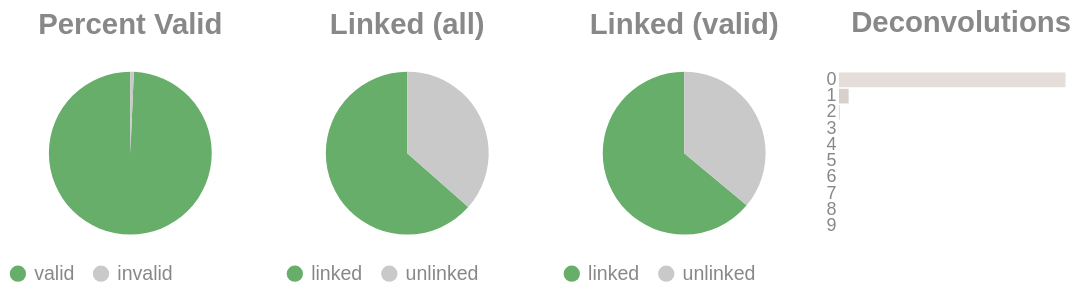

Notebook source saved alongside this figure:
### Code cell
if SKIPLR:
    pass
else:
    clash = Counter()
    for i in valids['molecule'].to_list():
        _mol = i.split("-")
        if len(_mol) == 1:
            clash.update('0')
        else:
            clash.update(_mol[-1])

    _d = {"deconvolutions": [], 'count': []}
    for k,v in clash.items():
        _d['deconvolutions'].append(k)
        _d['count'].append(v)

    tot_valid = valids['reads'].sum()
    mask = valids['reads'] >= 2
    n_linked_reads = valids.filter(mask)['reads'].sum()
    if n_linked_reads == 0:
        print_html("No linked molecules (>=2 reads) were detected; skipping linked-only distributions.")
        SKIPLR = True
    else:
        perc_valid = round(tot_valid / n_reads, 4)
        linked_perc_abs = round(n_linked_reads / n_reads, 4)
        linked_perc = round(n_linked_reads / tot_valid, 4)

    _valid = pl.DataFrame({"valids": ['valid', 'invalid'], "count": [tot_valid, n_reads - tot_valid]})
    _linked_abs = pl.DataFrame({"linked (absolute)": ['linked', 'unlinked'], "count": [n_linked_reads, n_reads - n_linked_reads]})
    _linked_rel = pl.DataFrame({"linked (valids)": ['linked', 'unlinked'], "count": [n_linked_reads, tot_valid - n_linked_reads]})

    (
        alt.hconcat(
            piechart(_valid, goodval = 'valid', title = "Percent Valid"),
            piechart(_linked_abs, goodval = "linked", title =  "Linked (all)"),
            piechart(_linked_rel, goodval = "linked", title =  "Linked (valid)"),
            convolutionbar(pl.DataFrame(_d), title = "Deconvolutions"),
            center = True,
            bounds = 'flush'
        )
        .resolve_scale(color='independent')
        .resolve_legend('independent')
        .properties(usermeta={'embedOptions': {"actions": False}})
    ).display()

### Figure 1 — Vega-Lite specification as saved in the notebook (floating-point values rounded to 4 significant figures)
{"width": "container", "height": 400, "config": {"title": {"anchor": "start", "dy": -15, "fontSize": 18, "color": "#888888", "subtitleColor": "#888888", "subtitleFontSize": 14}, "arc": {"fill": "#0072B2"}, "axis": {"domainColor": "#888888", "domainWidth": 0.5, "gridWidth": 0.2, "grid": false, "titleFontWeight": 400, "titleFontSize": 15, "labelFontSize": 11, "labelColor": "#888888", "tickColor": "#888888", "tickWidth": 0.2, "titleColor": "#888888"}, "axisBand": {"grid": false}, "axisX": {"grid": true, "tickSize": 10, "domainCap": "round"}, "axisY": {"domain": false, "grid": true, "tickSize": 0, "domainCap": "round"}, "background": "transparent", "header": {"labelFontSize": 15, "labelColor": "#888888", "titleFontSize": 15, "titleFontWeight": 600, "titleColor": "#888888"}, "legend": {"labelFont": "sans-serif", "labelFontSize": 12, "labelColor": "#888888", "symbolSize": 100, "symbolType": "circle", "titleFontSize": 12, "titlePadding": 10, "titleColor": "#888888", "title": null}, "range": {"category": ["#E69F00", "#56B4E9", "#009E73", "#F0E442", "#0072B2", "#D55E00", "#CC79A7", "#000000"], "diverging": ["#cfe8f3", "#a2d4ec", "#73bfe2", "#46abdb", "#1696d2", "#12719e"]}, "area": {"fill": "#0072B2", "fillOpacity": 0.7, "line": true, "strokeOpacity": 0.7}, "line": {"color": "#0072B2", "stroke": "#0072B2", "strokeWidth": 2}, "trail": {"color": "#0072B2", "stroke": "#0072B2", "strokeWidth": 0, "size": 1}, "point": {"filled": true, "fillOpacity": 1.0, "size": 95}, "text": {"color": "#888888", "fontSize": 11, "align": "right", "fontWeight": 400, "size": 11}, "bar": {"fill": "#0072B2", "stroke": null}, "view": {"stroke": null, "continuousWidth": 660, "continuousHeight": 400}}, "hconcat": [{"data": {"name": "data-875a9c50c5cd6732995a0e61da5c0df2"}, "mark": {"type": "arc"}, "encoding": {"color": {"field": "valids", "legend": {"orient": "bottom", "title": null}, "scale": {"domain": ["valid", "invalid"], "range": ["#68ae6b", "#C9C9C9"]}, "title": "Valids", "type": "nominal"}, "theta": {"field": "count", "type": "quantitative"}, "tooltip": [{"field": "valids", "title": "Valids", "type": "ordinal"}, {"field": "percent", "format": ".2%", "title": "Percent", "type": "quantitative"}, {"field": "count", "title": "Count", "type": "quantitative"}]}, "height": 100, "title": {"text": "Percent Valid", "align": "center", "anchor": "middle"}, "transform": [{"calculate": "datum.count / 11328119", "as": "percent"}], "width": 150}, {"data": {"name": "data-b06e43077856998eeb35f4c3d32826dc"}, "mark": {"type": "arc"}, "encoding": {"color": {"field": "linked (absolute)", "legend": {"orient": "bottom", "title": null}, "scale": {"domain": ["linked", "unlinked"], "range": ["#68ae6b", "#C9C9C9"]}, "title": "Linked (Absolute)", "type": "nominal"}, "theta": {"field": "count", "type": "quantitative"}, "tooltip": [{"field": "linked (absolute)", "title": "Linked (Absolute)", "type": "ordinal"}, {"field": "percent", "format": ".2%", "title": "Percent", "type": "quantitative"}, {"field": "count", "title": "Count", "type": "quantitative"}]}, "height": 100, "title": {"text": "Linked (all)", "align": "center", "anchor": "middle"}, "transform": [{"calculate": "datum.count / 11328119", "as": "percent"}], "width": 150}, {"data": {"name": "data-fc69183e87226571798102757412195c"}, "mark": {"type": "arc"}, "encoding": {"color": {"field": "linked (valids)", "legend": {"orient": "bottom", "title": null}, "scale": {"domain": ["linked", "unlinked"], "range": ["#68ae6b", "#C9C9C9"]}, "title": "Linked (Valids)", "type": "nominal"}, "theta": {"field": "count", "type": "quantitative"}, "tooltip": [{"field": "linked (valids)", "title": "Linked (Valids)", "type": "ordinal"}, {"field": "percent", "format": ".2%", "title": "Percent", "type": "quantitative"}, {"field": "count", "title": "Count", "type": "quantitative"}]}, "height": 100, "title": {"text": "Linked (valid)", "align": "center", "anchor": "middle"}, "transform": [{"calculate": "datum.count / 11249259", "as": "percent"}], "width": 150}, {"data": {"name": "data-190309e3ded2fd1a41ad3dede7a0a96f"}, "mark": {"type": "bar"}, "encoding": {"color": {"field": "deconvolutions", "legend": null, "scale": {"scheme": "lightgreyred"}, "type": "nominal"}, "tooltip": [{"field": "deconvolutions", "title": "Deconvolutions", "type": "ordinal"}, {"field": "percent", "format": ".2%", "title": "Percent", "type": "quantitative"}, {"field": "count", "title": "Count", "type": "quantitative"}], "x": {"axis": null, "field": "count", "type": "quantitative"}, "y": {"field": "deconvolutions", "sort": "ascending", "title": null, "type": "nominal"}}, "height": 100, "title": {"text": "Deconvolutions", "align": "center", "anchor": "middle"}, "transform": [{"calculate": "datum.count / 6303423", "as": "percent"}], "width": 150}], "bounds": "flush", "center": true, "resolve": {"legend": {"angle": "independent"}, "scale": {"color": "independent"}}, "usermeta": {"embedOptions": {"actions": false}}, "$schema": "https://vega.github.io/schema/vega-lite/v6.1.0.json", "datasets": {"data-875a9c50c5cd6732995a0e61da5c0df2": [{"valids": "valid", "count": 11249259}, {"valids": "invalid", "count": 78860}], "data-b06e43077856998eeb35f4c3d32826dc": [{"linked (absolute)": "linked", "count": 7190304}, {"linked (absolute)": "unlinked", "count": 4137815}], "data-fc69183e87226571798102757412195c": [{"linked (valids)": "linked", "count": 7190304}, {"linked (valids)": "unlinked", "count": 4058955}], "data-190309e3ded2fd1a41ad3dede7a0a96f": [{"deconvolutions": "0", "count": 6026027}, {"deconvolutions": "1", "count": 258447}, {"deconvolutions": "2", "count": 17118}, {"deconvolutions": "3", "count": 1558}, {"deconvolutions": "4", "count": 218}, {"deconvolutions": "5", "count": 46}, {"deconvolutions": "6", "count": 5}, {"deconvolutions": "7", "count": 2}, {"deconvolutions": "8", "count": 1}, {"deconvolutions": "9", "count": 1}]}}
